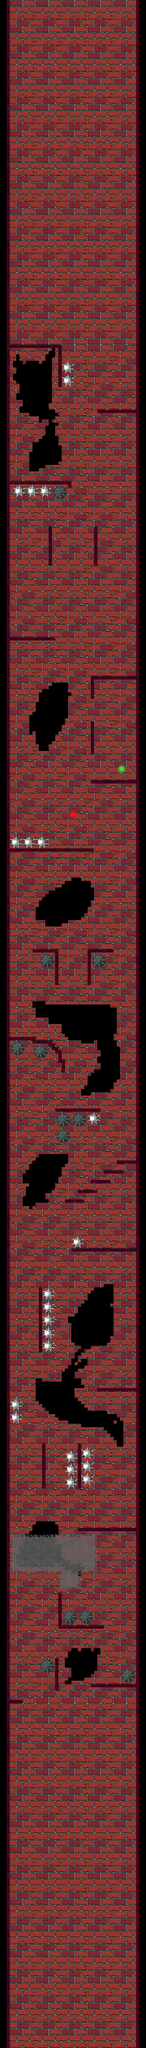

This is a level from a 2D game, rendered from its Tiled map with the project's own tilesets. A one-line summary and the map file follow, with tile-layer data summarised:
An orthogonal 45x630 tile map with 32x32 px tiles, 4 tile layers (background, walls, teleports, dead_things), 2 tilesets and 90 objects.

<map version="1.9" tiledversion="1.9.2" orientation="orthogonal" renderorder="right-down" width="45" height="630" tilewidth="32" tileheight="32" infinite="0" nextlayerid="20" nextobjectid="248">
 <tileset firstgid="1" source="map_sprite.tsx" />
 <tileset firstgid="1025" source="../map_sprite.tsx" />
 <layer id="16" name="background" width="45" height="630">
  <data>[28350 cells, 0 non-empty, 0 distinct tile ids]</data>
 </layer>
 <layer id="2" name="walls" width="45" height="630">
  <data>[28350 cells, 23968 non-empty, 135 distinct tile ids]</data>
 </layer>
 <layer id="3" name="teleports" width="45" height="630">
  <data>[28350 cells, 18 non-empty, 18 distinct tile ids]</data>
 </layer>
 <layer id="5" name="dead_things" width="45" height="630">
  <data>[28350 cells, 1027 non-empty, 115 distinct tile ids]</data>
 </layer>
 <objectgroup id="6" name="walls">
  <object id="230" x="-256" y="0" width="352" height="20160" />
  <object id="231" x="1344" y="0" width="384" height="20160" />
 </objectgroup>
 <objectgroup id="7" name="walls_inside_tower">
  <object id="149" x="64" y="3392" width="544" height="32" />
  <object id="150" x="576" y="3392" width="32" height="416" />
  <object id="151" x="960" y="4032" width="416" height="32" />
  <object id="152" x="64" y="4736" width="640" height="32" />
  <object id="153" x="672" y="4736" width="32" height="64" />
  <object id="154" x="928" y="5184" width="32" height="384" />
  <object id="155" x="480" y="5184" width="32" height="384" />
  <object id="156" x="64" y="6272" width="480" height="32" />
  <object id="157" x="896" y="6656" width="480" height="32" />
  <object id="158" x="896" y="6656" width="32" height="224" />
  <object id="159" x="896" y="7104" width="32" height="320" />
  <object id="160" x="896" y="7680" width="480" height="32" />
  <object id="161" x="64" y="8352" width="864" height="32" />
  <object id="162" x="320" y="9344" width="256" height="32" />
  <object id="163" x="544" y="9344" width="32" height="352" />
  <object id="164" x="864" y="9344" width="32" height="352" />
  <object id="165" x="864" y="9344" width="256" height="32" />
  <object id="166" x="64" y="10208" width="288" height="32" />
  <object id="167" x="320" y="10208" width="32" height="64" />
  <object id="168" x="320" y="10240" width="192" height="32" />
  <object id="169" x="480" y="10240" width="32" height="64" />
  <object id="170" x="480" y="10272" width="64" height="32" />
  <object id="171" x="512" y="10272" width="32" height="64" />
  <object id="172" x="512" y="10304" width="64" height="32" />
  <object id="173" x="544" y="10304" width="32" height="64" />
  <object id="174" x="544" y="10336" width="64" height="32" />
  <object id="175" x="576" y="10336" width="32" height="128" />
  <object id="176" x="576" y="10432" width="64" height="32" />
  <object id="177" x="608" y="10432" width="32" height="128" />
  <object id="178" x="544" y="10912" width="448" height="32" />
  <object id="179" x="1152" y="11424" width="224" height="32" />
  <object id="181" x="1024" y="11520" width="192" height="32" />
  <object id="183" x="896" y="11616" width="192" height="32" />
  <object id="184" x="768" y="11712" width="192" height="32" />
  <object id="185" x="640" y="11808" width="192" height="32" />
  <object id="186" x="704" y="12288" width="672" height="32" />
  <object id="187" x="384" y="12672" width="32" height="640" />
  <object id="189" x="960" y="13664" width="416" height="32" />
  <object id="190" x="768" y="14208" width="32" height="448" />
  <object id="191" x="416" y="14208" width="32" height="448" />
  <object id="192" x="768" y="15040" width="608" height="32" />
  <object id="193" x="576" y="15680" width="32" height="352" />
  <object id="194" x="576" y="16000" width="448" height="32" />
  <object id="195" x="544" y="16320" width="32" height="320" />
  <object id="196" x="896" y="16576" width="480" height="32" />
  <object id="197" x="64" y="16736" width="160" height="32" />
  <object id="237" x="672" y="14944" width="32" height="64">
   <properties>
    <property name="t" type="bool" value="false" />
   </properties>
  </object>
  <object id="247" x="800" y="6560" width="32" height="64">
   <properties>
    <property name="t" type="bool" value="false" />
   </properties>
  </object>
 </objectgroup>
 <objectgroup id="8" name="coins">
  <properties>
   <property name="tp" value="1" />
  </properties>
  <object id="198" x="288" y="3520" width="64" height="64" />
  <object id="199" x="256" y="6208" width="64" height="64" />
  <object id="200" x="1088" y="7200" width="64" height="64" />
  <object id="201" x="1088" y="7328" width="64" height="64" />
  <object id="202" x="544" y="10848" width="64" height="64" />
  <object id="203" x="1056" y="12224" width="64" height="64" />
  <object id="204" x="576" y="16320" width="64" height="64" />
  <object id="244" x="192" y="15520" width="64" height="64" />
  <object id="245" x="864" y="15520" width="64" height="64" />
  <object id="246" x="672" y="8800" width="64" height="64" />
 </objectgroup>
 <objectgroup id="9" name="dead_things">
  <object id="205" x="640" y="14272" width="128" height="384" />
  <object id="206" x="800" y="14240" width="128" height="384" />
  <object id="207" x="96" y="13760" width="128" height="256" />
  <object id="208" x="416" y="12672" width="128" height="640" />
  <object id="209" x="704" y="12160" width="128" height="128" />
  <object id="210" x="864" y="10944" width="128" height="128" />
  <object id="211" x="544" y="10944" width="320" height="160" />
  <object id="212" x="320" y="10272" width="160" height="160" />
  <object id="213" x="96" y="10240" width="160" height="160" />
  <object id="214" x="96" y="8224" width="384" height="128" />
  <object id="216" x="128" y="4768" width="384" height="128" />
  <object id="217" x="512" y="4768" width="160" height="160" />
  <object id="218" x="608" y="3552" width="128" height="256" />
  <object id="219" x="608" y="15840" width="320" height="160" />
  <object id="220" x="384" y="16320" width="160" height="160" />
  <object id="221" x="1184" y="16416" width="160" height="160" />
  <object id="234" x="544" y="11104" width="160" height="160" />
  <object id="235" x="384" y="9376" width="160" height="160" />
  <object id="236" x="896" y="9376" width="160" height="160" />
 </objectgroup>
 <objectgroup id="10" name="moving_beams">
  <object id="227" x="512" y="4512" width="768" height="32" />
 </objectgroup>
 <objectgroup id="11" name="walking_enemies">
  <object id="232" x="1088" y="14976" width="64" height="64">
   <properties>
    <property name="right" type="bool" value="false" />
   </properties>
  </object>
  <object id="239" x="1088" y="6592" width="64" height="64">
   <properties>
    <property name="right" type="bool" value="false" />
   </properties>
  </object>
 </objectgroup>
 <objectgroup id="12" name="spins">
  <object id="224" x="960" y="16192" width="64" height="64" />
 </objectgroup>
 <objectgroup id="13" name="body_parts_restorer">
  <object id="222" x="544" y="5536" width="64" height="64" />
  <object id="223" x="288" y="10848" width="64" height="64" />
 </objectgroup>
 <objectgroup id="14" name="dragons" />
 <objectgroup id="15" name="hounter">
  <object id="225" x="704" y="5536" width="96" height="96" />
 </objectgroup>
 <objectgroup id="17" name="changing_pos_beams" />
 <objectgroup id="18" name="spider_webs">
  <object id="241" x="96" y="15104" width="864" height="384" />
  <object id="243" x="576" y="15488" width="224" height="160" />
 </objectgroup>
 <objectgroup id="19" name="teleports">
  <object id="228" x="1152" y="7520" width="96" height="96">
   <properties>
    <property name="tp" type="int" value="0" />
   </properties>
  </object>
  <object id="229" x="672" y="7968" width="96" height="96">
   <properties>
    <property name="tp_target" type="int" value="0" />
   </properties>
  </object>
 </objectgroup>
</map>
